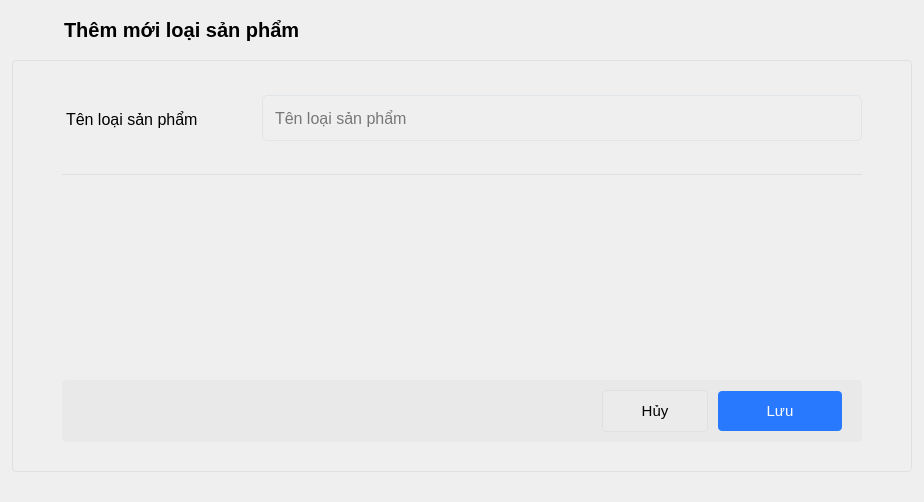
<?xml version="1.0" encoding="UTF-8"?>
<ui version="4.0">
 <class>Form</class>
 <widget class="QWidget" name="Form">
  <property name="geometry">
   <rect>
    <x>0</x>
    <y>0</y>
    <width>924</width>
    <height>502</height>
   </rect>
  </property>
  <property name="windowTitle">
   <string>Form</string>
  </property>
  <property name="styleSheet">
   <string notr="true">#backBtn{
	margin-left: 10px;
	margin-right: 10px;
	background: transparent;
}

QPushButton{
	min-height: 36px;
	font-size: 14px;
	padding: 2px 12px;
}

QTableWidget QHeaderView::section {
  	height: 48px;
	font-weight: 600;
	text-align: left;
	font-size: 14px;
	border-bottom: 1px solid #e0e1ef;
    border-right: 1px solid #e0e1ef;
	font-weight: 600;
    background: #fff;
	padding: 0 16px;
}
#tableUserContainer{
	border: none;
	border-radius:  4px;
}

QTableWidget::item {
   	padding: 0 16px;
	vertical-align: middle;
	height: 50px;
    border-bottom: 1px solid #ddd;	
	border-right: 1px solid #ddd;
}

#stackedWidget{
	background: #fff;
}

#userDialogForm QLabel{
	color: #000;
	font-size: 16px;
	font-weight: 400;
}

#userDialogForm  QLineEdit{
	border: 1px solid #e0e5e9;
	background: transparent;
	font-size: 16px;
	line-height: 1.2;
	min-height:34px;
	height: 34px;
	border-radius: 5px;
	padding: 5px 10px;
	min-width: 200px;
}

QLineEdit{
	border: 1px solid #e0e5e9;
	font-size: 16px;
	line-height: 1.2;
	min-height:34px;
	height: 34px;
	border-radius: 5px;
	padding: 5px 10px;
	min-width: 200px;
}

#centralwidget QLineEdit:focus {
	border-color: #5500ff;
}

#btn_cancel_category{
	background: #ebebeb;
	outline: none;
	border: 1px solid #e0e0e0;
	min-height: 36px;
    min-width: 80px;
	border-radius: 4px;
	padding: 2px 12px;
}

#btn_cancel_category:hover{
	background: #f4f5f8;
}

#btnUser{
	min-height: 36px;
	border-radius: 4px;
	color: #fff;
    background: #2979ff;
	border: 1px;
	font-size: 14px;
	padding: 2px 12px;
    min-width: 80px;
}

QPushButton{
	min-height: 36px;
	font-size: 14px;
	padding: 2px 12px;
}

#btnUser:hover{
	    background: #0062cc;
}

#footerUserContainer{
	 background-color: #fbfbfe;
	padding: 12px 24px;
	border-top: 1px solid #e0e0e0;
}

#backBtn{
	margin-left: 10px;
	margin-right: 10px;
	background: transparent;
}

#dialog_title_category{
	font-size: 20px;
	font-weight: bold;
}

#popupHeader{
	height: 60px;
	min-height: 24px;
}

#widget_12, #widget_11, #widget_10, #widget_7{
		border-bottom: 1px solid #e0e0e0;
}	

#userDialogForm{
		border-radius: 4px;
		border: 1px solid #e0e0e0;
}



#userDialogFormSubContainer{
	background: #e9e9e9;
	border-radius: 4px;
}
 #formInput_4 QLabel {
	margin-top: 10px;
}
QHBoxLayout QLabel{
	background: red;
}

#labelName, #labelUserName, #labelPassword, #labelConfirm{
	margin-top:30px;
}

QPushButton{
	min-width: 80px;
	min-height: 36px;
	border-radius: 4px;
	font-size: 15px;
}

#error_category_name{
	padding-top: 8px;
	padding-bottom: 8px;
}

#btn_save_category{
		width:  100px;
		background: #2979ff;
		color: #fff;
}

#btn_save_category:hover{
	background: #1a73e8;
}

#btn_save_category QLabel{
	padding-left: 10px;
}

#search_btn_2{
	border: none;
}

#searchBoxContainer QLineEdit, #searchBoxContainer_2 QLineEdit{
	border: none;
}

#searchBoxContainer{
	border: 1px solid #e0e0e0;
    border-radius: 3.5px;	
	min-height: 36px;
}

#searchBoxContainer_2{
	border: 1px solid #e0e0e0;
    border-radius: 3.5px;
	min-height: 36px;
}

#headerAdmin{
	background: #fff;
}

#change_btn{
	max-width: 20px !important;
}

#change_btn:hover{
	background: #ddd;
}

#back_btn_category{
	min-width: 30px;
}

#search_input_5{
	padding: 0;
	padding-left: 10px
}

#customers_btn_2, #products_btn_2, #orders_btn_2, #dashboard_btn_2,#home_btn_2,#user_btn_2{
	text-align: left;
}

</string>
  </property>
  <layout class="QVBoxLayout" name="verticalLayout">
   <property name="spacing">
    <number>0</number>
   </property>
   <property name="leftMargin">
    <number>0</number>
   </property>
   <property name="topMargin">
    <number>0</number>
   </property>
   <property name="rightMargin">
    <number>0</number>
   </property>
   <property name="bottomMargin">
    <number>0</number>
   </property>
   <item>
    <layout class="QVBoxLayout" name="verticalLayout_8">
     <property name="spacing">
      <number>0</number>
     </property>
     <property name="leftMargin">
      <number>0</number>
     </property>
     <property name="topMargin">
      <number>0</number>
     </property>
     <property name="rightMargin">
      <number>0</number>
     </property>
     <property name="bottomMargin">
      <number>0</number>
     </property>
     <item>
      <widget class="QWidget" name="widget_6" native="true">
       <layout class="QVBoxLayout" name="verticalLayout_9">
        <property name="spacing">
         <number>0</number>
        </property>
        <property name="leftMargin">
         <number>0</number>
        </property>
        <property name="topMargin">
         <number>0</number>
        </property>
        <property name="rightMargin">
         <number>0</number>
        </property>
        <property name="bottomMargin">
         <number>0</number>
        </property>
        <item>
         <layout class="QVBoxLayout" name="verticalLayout_7">
          <item>
           <widget class="QWidget" name="popupHeader" native="true">
            <property name="minimumSize">
             <size>
              <width>0</width>
              <height>60</height>
             </size>
            </property>
            <layout class="QHBoxLayout" name="horizontalLayout_8">
             <property name="spacing">
              <number>0</number>
             </property>
             <property name="leftMargin">
              <number>0</number>
             </property>
             <property name="topMargin">
              <number>0</number>
             </property>
             <property name="rightMargin">
              <number>0</number>
             </property>
             <property name="bottomMargin">
              <number>0</number>
             </property>
             <item>
              <layout class="QHBoxLayout" name="horizontalLayout_7">
               <property name="spacing">
                <number>0</number>
               </property>
               <item>
                <widget class="QPushButton" name="back_btn_category">
                 <property name="cursor">
                  <cursorShape>PointingHandCursor</cursorShape>
                 </property>
                 <property name="text">
                  <string/>
                 </property>
                 <property name="icon">
                  <iconset resource="../resource.qrc">
                   <normaloff>:/icon/resources/icon/back.svg</normaloff>:/icon/resources/icon/back.svg</iconset>
                 </property>
                </widget>
               </item>
               <item>
                <widget class="QLabel" name="dialog_title_category">
                 <property name="font">
                  <font>
                   <pointsize>-1</pointsize>
                   <weight>75</weight>
                   <bold>true</bold>
                  </font>
                 </property>
                 <property name="text">
                  <string>Thêm mới loại sản phẩm</string>
                 </property>
                </widget>
               </item>
               <item>
                <spacer name="horizontalSpacer_4">
                 <property name="orientation">
                  <enum>Qt::Horizontal</enum>
                 </property>
                 <property name="sizeHint" stdset="0">
                  <size>
                   <width>40</width>
                   <height>20</height>
                  </size>
                 </property>
                </spacer>
               </item>
              </layout>
             </item>
            </layout>
           </widget>
          </item>
          <item>
           <widget class="QWidget" name="widget_9" native="true">
            <property name="sizePolicy">
             <sizepolicy hsizetype="Expanding" vsizetype="Preferred">
              <horstretch>0</horstretch>
              <verstretch>0</verstretch>
             </sizepolicy>
            </property>
            <property name="minimumSize">
             <size>
              <width>0</width>
              <height>100</height>
             </size>
            </property>
            <layout class="QHBoxLayout" name="horizontalLayout_12">
             <property name="spacing">
              <number>0</number>
             </property>
             <property name="leftMargin">
              <number>0</number>
             </property>
             <property name="topMargin">
              <number>0</number>
             </property>
             <property name="rightMargin">
              <number>0</number>
             </property>
             <property name="bottomMargin">
              <number>0</number>
             </property>
             <item>
              <layout class="QHBoxLayout" name="horizontalLayout_11">
               <property name="spacing">
                <number>0</number>
               </property>
               <property name="bottomMargin">
                <number>30</number>
               </property>
               <item>
                <spacer name="horizontalSpacer_7">
                 <property name="orientation">
                  <enum>Qt::Horizontal</enum>
                 </property>
                 <property name="sizeHint" stdset="0">
                  <size>
                   <width>40</width>
                   <height>20</height>
                  </size>
                 </property>
                </spacer>
               </item>
               <item>
                <widget class="QWidget" name="userDialogForm" native="true">
                 <property name="sizePolicy">
                  <sizepolicy hsizetype="Expanding" vsizetype="Preferred">
                   <horstretch>0</horstretch>
                   <verstretch>0</verstretch>
                  </sizepolicy>
                 </property>
                 <property name="minimumSize">
                  <size>
                   <width>900</width>
                   <height>300</height>
                  </size>
                 </property>
                 <layout class="QVBoxLayout" name="verticalLayout_10">
                  <property name="spacing">
                   <number>0</number>
                  </property>
                  <property name="leftMargin">
                   <number>50</number>
                  </property>
                  <property name="topMargin">
                   <number>20</number>
                  </property>
                  <property name="rightMargin">
                   <number>50</number>
                  </property>
                  <property name="bottomMargin">
                   <number>30</number>
                  </property>
                  <item>
                   <layout class="QVBoxLayout" name="userDialogFormContainer_2">
                    <property name="spacing">
                     <number>0</number>
                    </property>
                    <property name="leftMargin">
                     <number>0</number>
                    </property>
                    <property name="topMargin">
                     <number>0</number>
                    </property>
                    <property name="rightMargin">
                     <number>0</number>
                    </property>
                    <property name="bottomMargin">
                     <number>0</number>
                    </property>
                    <item>
                     <widget class="QWidget" name="widget_7" native="true">
                      <layout class="QHBoxLayout" name="horizontalLayout_9">
                       <property name="spacing">
                        <number>0</number>
                       </property>
                       <property name="leftMargin">
                        <number>0</number>
                       </property>
                       <property name="topMargin">
                        <number>0</number>
                       </property>
                       <property name="rightMargin">
                        <number>0</number>
                       </property>
                       <property name="bottomMargin">
                        <number>0</number>
                       </property>
                       <item>
                        <widget class="QWidget" name="widget_14" native="true">
                         <layout class="QHBoxLayout" name="horizontalLayout_20">
                          <property name="spacing">
                           <number>0</number>
                          </property>
                          <property name="leftMargin">
                           <number>0</number>
                          </property>
                          <property name="topMargin">
                           <number>0</number>
                          </property>
                          <property name="rightMargin">
                           <number>0</number>
                          </property>
                          <property name="bottomMargin">
                           <number>0</number>
                          </property>
                          <item>
                           <layout class="QHBoxLayout" name="formInput_5">
                            <property name="spacing">
                             <number>0</number>
                            </property>
                            <property name="topMargin">
                             <number>0</number>
                            </property>
                            <item alignment="Qt::AlignTop">
                             <widget class="QLabel" name="labelName">
                              <property name="minimumSize">
                               <size>
                                <width>200</width>
                                <height>0</height>
                               </size>
                              </property>
                              <property name="text">
                               <string>Tên loại sản phẩm</string>
                              </property>
                             </widget>
                            </item>
                            <item alignment="Qt::AlignTop">
                             <widget class="QWidget" name="widget_15" native="true">
                              <property name="maximumSize">
                               <size>
                                <width>16777215</width>
                                <height>16777215</height>
                               </size>
                              </property>
                              <layout class="QVBoxLayout" name="verticalLayout_16">
                               <property name="spacing">
                                <number>0</number>
                               </property>
                               <property name="leftMargin">
                                <number>0</number>
                               </property>
                               <property name="topMargin">
                                <number>15</number>
                               </property>
                               <property name="rightMargin">
                                <number>0</number>
                               </property>
                               <property name="bottomMargin">
                                <number>0</number>
                               </property>
                               <item>
                                <widget class="QLineEdit" name="category_name_le">
                                 <property name="minimumSize">
                                  <size>
                                   <width>222</width>
                                   <height>46</height>
                                  </size>
                                 </property>
                                 <property name="maximumSize">
                                  <size>
                                   <width>16777215</width>
                                   <height>16777215</height>
                                  </size>
                                 </property>
                                 <property name="text">
                                  <string/>
                                 </property>
                                 <property name="placeholderText">
                                  <string notr="true">Tên loại sản phẩm</string>
                                 </property>
                                 <property name="clearButtonEnabled">
                                  <bool>true</bool>
                                 </property>
                                </widget>
                               </item>
                               <item>
                                <widget class="QLabel" name="error_category_name">
                                 <property name="text">
                                  <string/>
                                 </property>
                                 <property name="margin">
                                  <number>0</number>
                                 </property>
                                </widget>
                               </item>
                              </layout>
                             </widget>
                            </item>
                           </layout>
                          </item>
                         </layout>
                        </widget>
                       </item>
                      </layout>
                     </widget>
                    </item>
                    <item>
                     <spacer name="verticalSpacer_3">
                      <property name="orientation">
                       <enum>Qt::Vertical</enum>
                      </property>
                      <property name="sizeHint" stdset="0">
                       <size>
                        <width>20</width>
                        <height>40</height>
                       </size>
                      </property>
                     </spacer>
                    </item>
                    <item>
                     <widget class="QWidget" name="userDialogFormSubContainer" native="true">
                      <layout class="QVBoxLayout" name="verticalLayout_11">
                       <property name="spacing">
                        <number>0</number>
                       </property>
                       <property name="leftMargin">
                        <number>0</number>
                       </property>
                       <property name="topMargin">
                        <number>0</number>
                       </property>
                       <property name="rightMargin">
                        <number>0</number>
                       </property>
                       <property name="bottomMargin">
                        <number>0</number>
                       </property>
                       <item>
                        <layout class="QHBoxLayout" name="horizontalLayout_19">
                         <property name="spacing">
                          <number>10</number>
                         </property>
                         <property name="topMargin">
                          <number>10</number>
                         </property>
                         <property name="rightMargin">
                          <number>20</number>
                         </property>
                         <property name="bottomMargin">
                          <number>10</number>
                         </property>
                         <item>
                          <spacer name="horizontalSpacer_11">
                           <property name="orientation">
                            <enum>Qt::Horizontal</enum>
                           </property>
                           <property name="sizeHint" stdset="0">
                            <size>
                             <width>40</width>
                             <height>20</height>
                            </size>
                           </property>
                          </spacer>
                         </item>
                         <item>
                          <widget class="QPushButton" name="btn_cancel_category">
                           <property name="cursor">
                            <cursorShape>PointingHandCursor</cursorShape>
                           </property>
                           <property name="text">
                            <string>Hủy</string>
                           </property>
                          </widget>
                         </item>
                         <item>
                          <widget class="QPushButton" name="btn_save_category">
                           <property name="cursor">
                            <cursorShape>PointingHandCursor</cursorShape>
                           </property>
                           <property name="text">
                            <string>Lưu</string>
                           </property>
                          </widget>
                         </item>
                        </layout>
                       </item>
                      </layout>
                     </widget>
                    </item>
                   </layout>
                  </item>
                 </layout>
                </widget>
               </item>
               <item>
                <spacer name="horizontalSpacer_6">
                 <property name="orientation">
                  <enum>Qt::Horizontal</enum>
                 </property>
                 <property name="sizeHint" stdset="0">
                  <size>
                   <width>40</width>
                   <height>20</height>
                  </size>
                 </property>
                </spacer>
               </item>
              </layout>
             </item>
            </layout>
           </widget>
          </item>
         </layout>
        </item>
       </layout>
      </widget>
     </item>
    </layout>
   </item>
  </layout>
 </widget>
 <resources>
  <include location="../resource.qrc"/>
 </resources>
 <connections/>
</ui>
